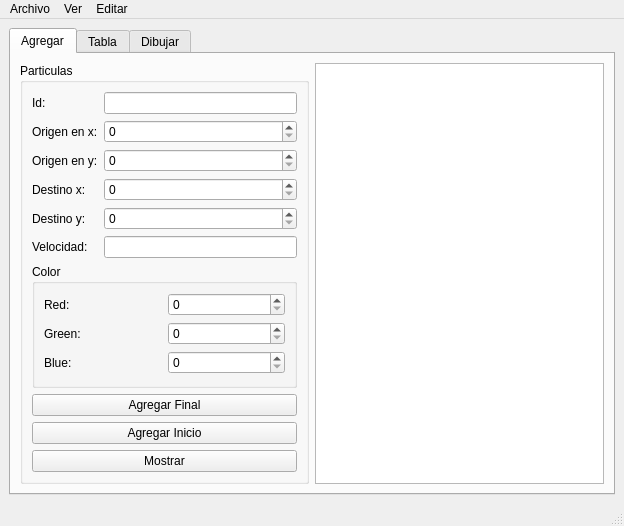
<?xml version="1.0" encoding="UTF-8"?>
<ui version="4.0">
 <class>MainWindow</class>
 <widget class="QMainWindow" name="MainWindow">
  <property name="geometry">
   <rect>
    <x>0</x>
    <y>0</y>
    <width>624</width>
    <height>485</height>
   </rect>
  </property>
  <property name="windowTitle">
   <string>Particulas</string>
  </property>
  <widget class="QWidget" name="centralwidget">
   <layout class="QGridLayout" name="gridLayout_2">
    <item row="0" column="0">
     <widget class="QTabWidget" name="tabWidget">
      <property name="currentIndex">
       <number>0</number>
      </property>
      <widget class="QWidget" name="tab">
       <attribute name="title">
        <string>Agregar</string>
       </attribute>
       <layout class="QGridLayout" name="gridLayout_3">
        <item row="0" column="1">
         <widget class="QPlainTextEdit" name="salida"/>
        </item>
        <item row="0" column="0">
         <widget class="QGroupBox" name="groupBox_2">
          <property name="title">
           <string>Particulas</string>
          </property>
          <layout class="QGridLayout" name="gridLayout">
           <item row="3" column="1">
            <widget class="QSpinBox" name="destinoX_spinBox">
             <property name="maximum">
              <number>500</number>
             </property>
            </widget>
           </item>
           <item row="0" column="0">
            <widget class="QLabel" name="label_id">
             <property name="text">
              <string>Id:</string>
             </property>
            </widget>
           </item>
           <item row="5" column="0">
            <widget class="QLabel" name="label_velocidad">
             <property name="text">
              <string>Velocidad:</string>
             </property>
            </widget>
           </item>
           <item row="5" column="1">
            <widget class="QLineEdit" name="velocidad_lineEdit"/>
           </item>
           <item row="2" column="1">
            <widget class="QSpinBox" name="origenY_spinBox">
             <property name="maximum">
              <number>500</number>
             </property>
            </widget>
           </item>
           <item row="8" column="0" colspan="2">
            <widget class="QPushButton" name="agregarInicio_pushButton">
             <property name="text">
              <string>Agregar Inicio</string>
             </property>
            </widget>
           </item>
           <item row="9" column="0" colspan="2">
            <widget class="QPushButton" name="mostrar_pushButton">
             <property name="text">
              <string>Mostrar</string>
             </property>
            </widget>
           </item>
           <item row="1" column="0">
            <widget class="QLabel" name="label_origenX">
             <property name="text">
              <string>Origen en x:</string>
             </property>
            </widget>
           </item>
           <item row="1" column="1">
            <widget class="QSpinBox" name="origenX_spinBox">
             <property name="maximum">
              <number>500</number>
             </property>
            </widget>
           </item>
           <item row="6" column="0" colspan="2">
            <widget class="QGroupBox" name="groupBox">
             <property name="title">
              <string>Color</string>
             </property>
             <layout class="QGridLayout" name="gridLayout_4">
              <item row="1" column="1">
               <widget class="QSpinBox" name="green_spinBox">
                <property name="maximum">
                 <number>500</number>
                </property>
               </widget>
              </item>
              <item row="2" column="0">
               <widget class="QLabel" name="label_blue">
                <property name="text">
                 <string>Blue:</string>
                </property>
               </widget>
              </item>
              <item row="2" column="1">
               <widget class="QSpinBox" name="blue_spinBox">
                <property name="maximum">
                 <number>500</number>
                </property>
               </widget>
              </item>
              <item row="0" column="0">
               <widget class="QLabel" name="label_red">
                <property name="text">
                 <string>Red: </string>
                </property>
               </widget>
              </item>
              <item row="0" column="1">
               <widget class="QSpinBox" name="red_spinBox">
                <property name="maximum">
                 <number>500</number>
                </property>
               </widget>
              </item>
              <item row="1" column="0">
               <widget class="QLabel" name="label_green">
                <property name="text">
                 <string>Green:</string>
                </property>
               </widget>
              </item>
             </layout>
            </widget>
           </item>
           <item row="3" column="0">
            <widget class="QLabel" name="label_destinoX">
             <property name="text">
              <string>Destino x:</string>
             </property>
            </widget>
           </item>
           <item row="4" column="0">
            <widget class="QLabel" name="label_destinoY">
             <property name="text">
              <string>Destino y:</string>
             </property>
            </widget>
           </item>
           <item row="2" column="0">
            <widget class="QLabel" name="label_origenY">
             <property name="text">
              <string>Origen en y:</string>
             </property>
            </widget>
           </item>
           <item row="4" column="1">
            <widget class="QSpinBox" name="destinoY_spinBox">
             <property name="maximum">
              <number>500</number>
             </property>
            </widget>
           </item>
           <item row="0" column="1">
            <widget class="QLineEdit" name="id_lineEdit"/>
           </item>
           <item row="7" column="0" colspan="2">
            <widget class="QPushButton" name="agregarFinal_pushButton">
             <property name="text">
              <string>Agregar Final</string>
             </property>
            </widget>
           </item>
          </layout>
         </widget>
        </item>
       </layout>
      </widget>
      <widget class="QWidget" name="tab_2">
       <attribute name="title">
        <string>Tabla</string>
       </attribute>
       <layout class="QGridLayout" name="gridLayout_5">
        <item row="0" column="0" colspan="3">
         <widget class="QTableWidget" name="tabla"/>
        </item>
        <item row="1" column="0">
         <widget class="QLineEdit" name="buscar_lineEdit">
          <property name="text">
           <string/>
          </property>
          <property name="placeholderText">
           <string>Id particula</string>
          </property>
         </widget>
        </item>
        <item row="1" column="1">
         <widget class="QPushButton" name="buscar_pushButton">
          <property name="text">
           <string>Buscar</string>
          </property>
         </widget>
        </item>
        <item row="1" column="2">
         <widget class="QPushButton" name="mostrarTabla_pushButton">
          <property name="text">
           <string>Mostrar</string>
          </property>
         </widget>
        </item>
       </layout>
      </widget>
      <widget class="QWidget" name="tab_3">
       <attribute name="title">
        <string>Dibujar</string>
       </attribute>
       <layout class="QGridLayout" name="gridLayout_6">
        <item row="0" column="0" colspan="2">
         <widget class="QGraphicsView" name="graphicsView"/>
        </item>
        <item row="1" column="0">
         <widget class="QPushButton" name="dibujar_pushButton">
          <property name="text">
           <string>Dibujar</string>
          </property>
         </widget>
        </item>
        <item row="1" column="1">
         <widget class="QPushButton" name="limpiar_pushButton">
          <property name="text">
           <string>Limpiar</string>
          </property>
         </widget>
        </item>
       </layout>
      </widget>
     </widget>
    </item>
   </layout>
  </widget>
  <widget class="QMenuBar" name="menubar">
   <property name="geometry">
    <rect>
     <x>0</x>
     <y>0</y>
     <width>624</width>
     <height>21</height>
    </rect>
   </property>
   <widget class="QMenu" name="menuArchivo">
    <property name="title">
     <string>Archivo</string>
    </property>
    <addaction name="actionAbrir"/>
    <addaction name="actionGuardar"/>
   </widget>
   <widget class="QMenu" name="menuOrdenar">
    <property name="title">
     <string>Editar</string>
    </property>
    <widget class="QMenu" name="menuOrdenar_particulas_por">
     <property name="title">
      <string>Ordenar particulas por</string>
     </property>
     <addaction name="action_OrderByIdAsc"/>
     <addaction name="action_OrderByDistanciaDes"/>
     <addaction name="action_OrderByVelocidadAsc"/>
    </widget>
    <addaction name="menuOrdenar_particulas_por"/>
   </widget>
   <widget class="QMenu" name="menuVer">
    <property name="title">
     <string>Ver</string>
    </property>
    <addaction name="actionGrafo"/>
   </widget>
   <addaction name="menuArchivo"/>
   <addaction name="menuVer"/>
   <addaction name="menuOrdenar"/>
  </widget>
  <widget class="QStatusBar" name="statusbar"/>
  <action name="actionAbrir">
   <property name="text">
    <string>Abrir</string>
   </property>
   <property name="shortcut">
    <string>Ctrl+O</string>
   </property>
  </action>
  <action name="actionGuardar">
   <property name="text">
    <string>Guardar</string>
   </property>
   <property name="shortcut">
    <string>Ctrl+S</string>
   </property>
  </action>
  <action name="actionPor_id">
   <property name="text">
    <string>Por id</string>
   </property>
  </action>
  <action name="actionPor_distancia">
   <property name="text">
    <string>Por distancia</string>
   </property>
  </action>
  <action name="action_OrderByIdAsc">
   <property name="text">
    <string>Id (ascendente)</string>
   </property>
  </action>
  <action name="action_OrderByDistanciaDes">
   <property name="text">
    <string>Distancia (descendente)</string>
   </property>
  </action>
  <action name="action_OrderByVelocidadAsc">
   <property name="text">
    <string>Velocidad (ascendente)</string>
   </property>
  </action>
  <action name="actionGrafo">
   <property name="text">
    <string>Grafo</string>
   </property>
   <property name="shortcut">
    <string>Ctrl+Shift+G</string>
   </property>
  </action>
 </widget>
 <resources/>
 <connections/>
</ui>
